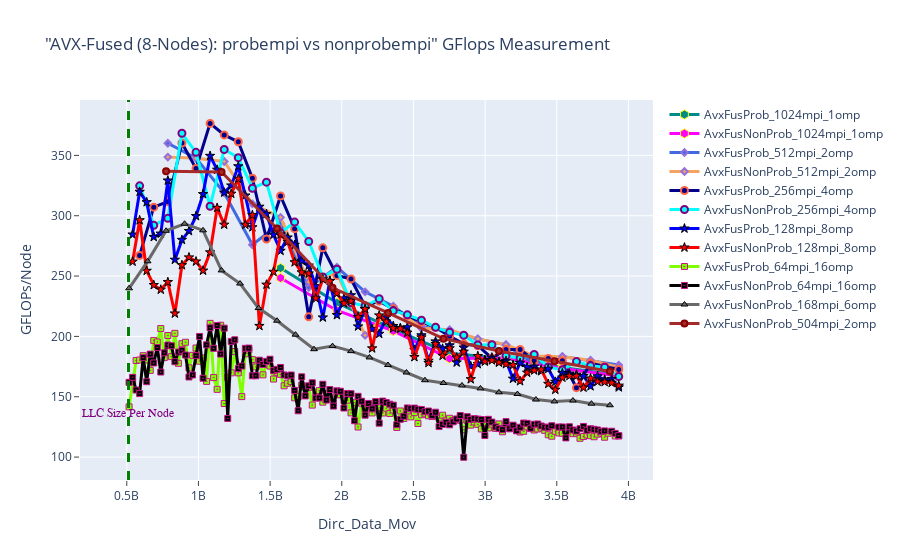

Notebook code cell kept with this figure:
### Markdown cell above
## GFLOPS - AVX-Fused: Probmpi vs Non-Probempim

### Code cell
fig = go.Figure() 

# Case 1
fig.add_trace(go.Scatter(x=(dfn8AvxFusProb_1024mpi_1omp.Dirc_Data_Mov*(dfn8AvxFusProb_1024mpi_1omp.MPI_size/8)), 
                         y=(dfn8AvxFusProb_1024mpi_1omp.GFLOPS*(dfn8AvxFusProb_1024mpi_1omp.MPI_size/8)), 
                         mode='lines+markers', 
                         name='AvxFusProb_1024mpi_1omp',
                         line=dict(color='darkcyan',width=3),
                         marker=dict(symbol='hexagon',size=9, line=dict(color='yellow',width=1))))

fig.add_trace(go.Scatter(x=(dfn8AvxFusNonProb_1024mpi_1omp.Dirc_Data_Mov*(dfn8AvxFusNonProb_1024mpi_1omp.MPI_size/8)), 
                         y=(dfn8AvxFusNonProb_1024mpi_1omp.GFLOPS*(dfn8AvxFusNonProb_1024mpi_1omp.MPI_size/8)), 
                         mode='lines+markers', 
                         name='AvxFusNonProb_1024mpi_1omp',
                         line=dict(color='magenta',width=3),
                         marker=dict(symbol='hexagon',size=9, line=dict(color='yellow',width=1))))


# Case 2
fig.add_trace(go.Scatter(x=(dfn8AvxFusProb_512mpi_2omp.Dirc_Data_Mov*(dfn8AvxFusProb_512mpi_2omp.MPI_size/8)), 
                         y=(dfn8AvxFusProb_512mpi_2omp.GFLOPS*(dfn8AvxFusProb_512mpi_2omp.MPI_size/8)), 
                         mode='lines+markers', 
                         name='AvxFusProb_512mpi_2omp',
                         line=dict(color='royalblue',width=3),
                         marker=dict(symbol='diamond',size=5,line=dict(color='MediumPurple',width=2))))

fig.add_trace(go.Scatter(x=(dfn8AvxFusNonProb_512mpi_2omp.Dirc_Data_Mov*(dfn8AvxFusNonProb_512mpi_2omp.MPI_size/8)), 
                         y=(dfn8AvxFusNonProb_512mpi_2omp.GFLOPS*(dfn8AvxFusNonProb_512mpi_2omp.MPI_size/8)), 
                         mode='lines+markers', 
                         name='AvxFusNonProb_512mpi_2omp',
                         line=dict(color='sandybrown',width=3),
                         marker=dict(symbol='diamond',size=5,line=dict(color='MediumPurple',width=2))))


# Case 3
fig.add_trace(go.Scatter(x=(dfn8AvxFusProb_256mpi_4omp.Dirc_Data_Mov*(dfn8AvxFusProb_256mpi_4omp.MPI_size/8)), 
                         y=(dfn8AvxFusProb_256mpi_4omp.GFLOPS*(dfn8AvxFusProb_256mpi_4omp.MPI_size/8)), 
                         mode='lines+markers', 
                         name='AvxFusProb_256mpi_4omp',
                         line=dict(color='darkblue',width=3),
                         marker=dict(symbol='circle',size=7, line=dict(color='tomato',width=2))))

fig.add_trace(go.Scatter(x=(dfn8AvxFusNonProb_256mpi_4omp.Dirc_Data_Mov*(dfn8AvxFusNonProb_256mpi_4omp.MPI_size/8)), 
                         y=(dfn8AvxFusNonProb_256mpi_4omp.GFLOPS*(dfn8AvxFusNonProb_256mpi_4omp.MPI_size/8)), 
                         mode='lines+markers', 
                         name='AvxFusNonProb_256mpi_4omp',
                         line=dict(color='cyan',width=3),
                         marker=dict(symbol='circle',size=7,line=dict(color='Purple',width=2))))



# Case 4
fig.add_trace(go.Scatter(x=(dfn8AvxFusProb_128mpi_8omp.Dirc_Data_Mov*(dfn8AvxFusProb_128mpi_8omp.MPI_size/8)), 
                         y=(dfn8AvxFusProb_128mpi_8omp.GFLOPS*(dfn8AvxFusProb_128mpi_8omp.MPI_size/8)), 
                         mode='lines+markers', 
                         name='AvxFusProb_128mpi_8omp',
                         line=dict(color='blue',width=3),
                         marker=dict(symbol='star',size=7, line=dict(color='black',width=1))))

fig.add_trace(go.Scatter(x=(dfn8AvxFusNonProb_128mpi_8omp.Dirc_Data_Mov*(dfn8AvxFusNonProb_128mpi_8omp.MPI_size/8)), 
                         y=(dfn8AvxFusNonProb_128mpi_8omp.GFLOPS*(dfn8AvxFusNonProb_128mpi_8omp.MPI_size/8)), 
                         mode='lines+markers', 
                         name='AvxFusNonProb_128mpi_8omp',
                         line=dict(color='red',width=3),
                         marker=dict(symbol='star',size=7, line=dict(color='black',width=1))))


# Case 5
fig.add_trace(go.Scatter(x=(dfn8AvxFusProb_64mpi_16omp.Dirc_Data_Mov*(dfn8AvxFusProb_64mpi_16omp.MPI_size/8)), 
                         y=(dfn8AvxFusProb_64mpi_16omp.GFLOPS*(dfn8AvxFusProb_64mpi_16omp.MPI_size/8)), 
                         mode='lines+markers', 
                         name='AvxFusProb_64mpi_16omp',
                         line=dict(color='chartreuse',width=3),
                         marker=dict(symbol='square-dot',size=6, line=dict(color='mediumvioletred',width=1))))

fig.add_trace(go.Scatter(x=(dfn8AvxFusNonProb_64mpi_16omp.Dirc_Data_Mov*(dfn8AvxFusNonProb_64mpi_16omp.MPI_size/8)), 
                         y=(dfn8AvxFusNonProb_64mpi_16omp.GFLOPS*(dfn8AvxFusNonProb_64mpi_16omp.MPI_size/8)), 
                         mode='lines+markers', 
                         name='AvxFusNonProb_64mpi_16omp',
                         line=dict(color='black',width=3),
                         marker=dict(symbol='square-dot',size=6, line=dict(color='mediumvioletred',width=1))))


# Case 6
fig.add_trace(go.Scatter(x=(dfn8AvxFusProb_32mpi_32omp.Dirc_Data_Mov*(dfn8AvxFusProb_32mpi_32omp.MPI_size/8)), 
                         y=(dfn8AvxFusProb_32mpi_32omp.GFLOPS*(dfn8AvxFusProb_32mpi_32omp.MPI_size/8)), 
                         mode='lines+markers', 
                         name='AvxFusProb_32mpi_32omp',
                         line=dict(color='gold',width=3),
                         marker=dict(symbol='triangle-right',size=6, line=dict(color='black',width=1))))

fig.add_trace(go.Scatter(x=(dfn8AvxFusNonProb_168mpi_6omp.Dirc_Data_Mov*(dfn8AvxFusNonProb_168mpi_6omp.MPI_size/8)), 
                         y=(dfn8AvxFusNonProb_168mpi_6omp.GFLOPS*(dfn8AvxFusNonProb_168mpi_6omp.MPI_size/8)), 
                         mode='lines+markers', 
                         name='AvxFusNonProb_168mpi_6omp',
                         line=dict(color='dimgray',width=3),
                         marker=dict(symbol='triangle-up',size=6, line=dict(color='black',width=1))))



# Case 7
fig.add_trace(go.Scatter(x=(dfn8AvxFusProb_16mpi_64omp.Dirc_Data_Mov*(dfn8AvxFusProb_16mpi_64omp.MPI_size/8)), 
                         y=(dfn8AvxFusProb_16mpi_64omp.GFLOPS*(dfn8AvxFusProb_16mpi_64omp.MPI_size/8)), 
                         mode='lines+markers', 
                         name='AvxFusProb_16mpi_64omp',
                        line=dict(color='magenta',width=3),
                         marker=dict(symbol='hexagon',size=9, line=dict(color='yellow',width=1))))

fig.add_trace(go.Scatter(x=(dfn8AvxFusNonProb_504mpi_2omp.Dirc_Data_Mov*(dfn8AvxFusNonProb_504mpi_2omp.MPI_size/8)), 
                         y=(dfn8AvxFusNonProb_504mpi_2omp.GFLOPS*(dfn8AvxFusNonProb_504mpi_2omp.MPI_size/8)), 
                         mode='lines+markers', 
                         name='AvxFusNonProb_504mpi_2omp',
                         line=dict(color='Brown',width=3),
                         marker=dict(symbol='circle',size=6, line=dict(color='darkred',width=2))))




# Adding a vertical line
fig.add_vline(x=512e6, line_width=3, line_dash="dash", line_color="green")
# fig.add_hline(y=1024, line_width=3, line_dash="dash", line_color="red")

# Add annotation
fig.add_annotation(
    x='512e6'
    , y=130
    , text=f'LLC Size Per Node'
    , yanchor='bottom'
    , showarrow=False
    , arrowhead=1
    , arrowsize=1
    , arrowwidth=2
    , arrowcolor="#636363"
    , ax=-20
    , ay=-30
    , font=dict(size=12, color="purple", family="Sans Serif")
    , align="left"
    ,)

fig.update_layout(title='"AVX-Fused (8-Nodes): probempi vs nonprobempi" GFlops Measurement',
                  xaxis_title='Dirc_Data_Mov', yaxis_title='GFLOPs/Node', 
                  xaxis=dict(ticks="outside"),  
                  yaxis=dict(ticks="outside"))

### Figure 1 — Plotly figure (JSON) as saved in the notebook; plotly's stock layout.template omitted (floating-point values rounded to 4 significant figures; data arrays with more than 128 entries replaced by an {"elided": "..."} marker saying what was removed)
{"data": [{"line": {"color": "darkcyan", "width": 3}, "marker": {"line": {"color": "yellow", "width": 1}, "size": 9, "symbol": "hexagon"}, "mode": "lines+markers", "name": "AvxFusProb_1024mpi_1omp", "type": "scatter", "x": [1572864000, 1966080000, 2359296000, 2752512000, 3145728000, 3538944000, 3932160000], "y": [256.7, 227.9, 206.1, 186.0, 181.5, 174.2, 167.9]}, {"line": {"color": "magenta", "width": 3}, "marker": {"line": {"color": "yellow", "width": 1}, "size": 9, "symbol": "hexagon"}, "mode": "lines+markers", "name": "AvxFusNonProb_1024mpi_1omp", "type": "scatter", "x": [1572864000, 1966080000, 2359296000, 2752512000, 3145728000, 3538944000, 3932160000], "y": [248.4, 221.5, 204.6, 181.6, 182.0, 173.4, 167.2]}, {"line": {"color": "royalblue", "width": 3}, "marker": {"line": {"color": "MediumPurple", "width": 2}, "size": 5, "symbol": "diamond"}, "mode": "lines+markers", "name": "AvxFusProb_512mpi_2omp", "type": "scatter", "x": [786432000, 983040000, 1179648000, 1376256000, 1572864000, 1769472000, 1966080000, 2162688000, 2359296000, 2555904000, 2752512000, 2949120000, 3145728000, 3342336000, 3538944000, 3735552000, 3932160000], "y": [360.0, 347.6, 319.0, 275.9, 293.9, 240.6, 257.3, 237.0, 225.0, 208.1, 204.0, 198.0, 193.0, 177.4, 183.4, 179.5, 176.3]}, {"line": {"color": "sandybrown", "width": 3}, "marker": {"line": {"color": "MediumPurple", "width": 2}, "size": 5, "symbol": "diamond"}, "mode": "lines+markers", "name": "AvxFusNonProb_512mpi_2omp", "type": "scatter", "x": [786432000, 983040000, 1179648000, 1376256000, 1572864000, 1769472000, 1966080000, 2162688000, 2359296000, 2555904000, 2752512000, 2949120000, 3145728000, 3342336000, 3538944000, 3735552000, 3932160000], "y": [348.6, 347.5, 344.9, 309.9, 298.6, 245.1, 252.5, 200.9, 224.2, 206.8, 205.5, 197.9, 193.1, 183.8, 183.2, 180.3, 174.6]}, {"line": {"color": "darkblue", "width": 3}, "marker": {"line": {"color": "tomato", "width": 2}, "size": 7, "symbol": "circle"}, "mode": "lines+markers", "name": "AvxFusProb_256mpi_4omp", "type": "scatter", "x": [589824000, 688128000, 786432000, 884736000, 983040000, 1081344000, 1179648000, 1277952000, 1376256000, 1474560000, 1572864000, 1671168000, 1769472000, 1867776000, 1966080000, 2064384000, 2162688000, 2260992000, 2359296000, 2457600000, 2555904000, 2654208000, 2752512000, 2850816000, 2949120000, 3047424000, 3145728000, 3244032000, 3342336000, 3440640000, 3538944000, 3637248000, 3735552000, 3833856000, 3932160000], "y": [267.1, 307.1, 311.7, 360.2, 339.0, 376.5, 366.9, 361.3, 331.0, 280.7, 316.4, 289.3, 216.2, 273.4, 250.5, 247.6, 225.2, 229.2, 222.8, 217.3, 211.9, 207.6, 200.1, 193.8, 192.3, 182.0, 189.2, 189.1, 180.0, 181.7, 179.8, 157.5, 177.7, 175.1, 172.6]}, {"line": {"color": "cyan", "width": 3}, "marker": {"line": {"color": "Purple", "width": 2}, "size": 7, "symbol": "circle"}, "mode": "lines+markers", "name": "AvxFusNonProb_256mpi_4omp", "type": "scatter", "x": [589824000, 688128000, 786432000, 884736000, 983040000, 1081344000, 1179648000, 1277952000, 1376256000, 1474560000, 1572864000, 1671168000, 1769472000, 1867776000, 1966080000, 2064384000, 2162688000, 2260992000, 2359296000, 2457600000, 2555904000, 2654208000, 2752512000, 2850816000, 2949120000, 3047424000, 3145728000, 3244032000, 3342336000, 3440640000, 3538944000, 3637248000, 3735552000, 3833856000, 3932160000], "y": [324.8, 292.1, 297.9, 368.3, 352.5, 307.8, 354.8, 348.1, 322.8, 327.8, 285.8, 294.7, 278.7, 249.3, 255.7, 227.8, 225.2, 231.2, 221.3, 217.9, 213.4, 207.5, 203.4, 200.9, 192.9, 193.1, 184.0, 182.0, 185.0, 174.7, 172.1, 179.1, 175.6, 174.5, 166.8]}, {"line": {"color": "blue", "width": 3}, "marker": {"line": {"color": "black", "width": 1}, "size": 7, "symbol": "star"}, "mode": "lines+markers", "name": "AvxFusProb_128mpi_8omp", "type": "scatter", "x": [540672000, 589824000, 638976000, 688128000, 737280000, 786432000, 835584000, 884736000, 933888000, 983040000, 1032192000, 1081344000, 1130496000, 1179648000, 1228800000, 1277952000, 1327104000, 1376256000, 1425408000, 1474560000, 1523712000, 1572864000, 1622016000, 1671168000, 1720320000, 1769472000, 1818624000, 1867776000, 1916928000, 1966080000, 2015232000, 2064384000, 2113536000, 2162688000, 2211840000, 2260992000, 2310144000, 2359296000, 2408448000, 2457600000, 2506752000, 2555904000, 2605056000, 2654208000, 2703360000, 2752512000, 2801664000, 2850816000, 2899968000, 2949120000, 2998272000, 3047424000, 3096576000, 3145728000, 3194880000, 3244032000, 3293184000, 3342336000, 3391488000, 3440640000, 3489792000, 3538944000, 3588096000, 3637248000, 3686400000, 3735552000, 3784704000, 3833856000, 3883008000, 3932160000], "y": [284.4, 319.8, 311.2, 282.4, 285.2, 329.2, 263.5, 280.0, 287.3, 299.7, 317.9, 349.6, 338.1, 319.2, 325.1, 341.0, 316.7, 290.5, 307.5, 301.4, 284.3, 270.9, 282.0, 275.8, 262.7, 258.7, 241.6, 215.7, 246.0, 217.7, 231.4, 234.1, 208.3, 222.4, 206.0, 202.1, 215.8, 208.6, 206.9, 207.6, 188.8, 200.9, 179.8, 195.9, 189.8, 192.6, 178.4, 190.7, 175.3, 177.1, 180.4, 182.5, 178.7, 179.8, 165.0, 178.0, 174.5, 175.0, 171.2, 173.1, 162.4, 169.7, 169.2, 168.3, 167.2, 158.7, 167.0, 164.2, 164.7, 157.8]}, {"line": {"color": "red", "width": 3}, "marker": {"line": {"color": "black", "width": 1}, "size": 7, "symbol": "star"}, "mode": "lines+markers", "name": "AvxFusNonProb_128mpi_8omp", "type": "scatter", "x": [540672000, 589824000, 638976000, 688128000, 737280000, 786432000, 835584000, 884736000, 933888000, 983040000, 1032192000, 1081344000, 1130496000, 1179648000, 1228800000, 1277952000, 1327104000, 1376256000, 1425408000, 1474560000, 1523712000, 1572864000, 1622016000, 1671168000, 1720320000, 1769472000, 1818624000, 1867776000, 1916928000, 1966080000, 2015232000, 2064384000, 2113536000, 2162688000, 2211840000, 2260992000, 2310144000, 2359296000, 2408448000, 2457600000, 2506752000, 2555904000, 2605056000, 2654208000, 2703360000, 2752512000, 2801664000, 2850816000, 2899968000, 2949120000, 2998272000, 3047424000, 3096576000, 3145728000, 3194880000, 3244032000, 3293184000, 3342336000, 3391488000, 3440640000, 3489792000, 3538944000, 3588096000, 3637248000, 3686400000, 3735552000, 3784704000, 3833856000, 3883008000, 3932160000], "y": [262.0, 296.3, 254.4, 242.6, 238.7, 245.0, 219.0, 259.0, 265.5, 262.1, 254.5, 269.7, 306.5, 292.6, 318.3, 330.6, 292.5, 300.5, 208.7, 242.9, 253.5, 284.5, 278.3, 261.5, 253.1, 252.1, 231.5, 247.3, 245.8, 235.6, 227.4, 229.3, 215.9, 222.7, 190.1, 217.4, 212.3, 206.7, 206.5, 203.0, 182.9, 199.2, 178.0, 193.7, 184.0, 190.2, 182.4, 187.3, 164.5, 183.7, 179.1, 180.2, 178.3, 177.1, 176.3, 162.9, 169.9, 171.8, 172.5, 160.6, 155.8, 165.9, 167.3, 167.3, 157.6, 165.2, 162.5, 162.3, 161.5, 159.2]}, {"line": {"color": "chartreuse", "width": 3}, "marker": {"line": {"color": "mediumvioletred", "width": 1}, "size": 6, "symbol": "square-dot"}, "mode": "lines+markers", "name": "AvxFusProb_64mpi_16omp", "type": "scatter", "x": {"elided": "139 int values"}, "y": {"elided": "139 float values"}}, {"line": {"color": "black", "width": 3}, "marker": {"line": {"color": "mediumvioletred", "width": 1}, "size": 6, "symbol": "square-dot"}, "mode": "lines+markers", "name": "AvxFusNonProb_64mpi_16omp", "type": "scatter", "x": {"elided": "138 int values"}, "y": {"elided": "138 float values"}}, {"line": {"color": "gold", "width": 3}, "marker": {"line": {"color": "black", "width": 1}, "size": 6, "symbol": "triangle-right"}, "mode": "lines+markers", "name": "AvxFusProb_32mpi_32omp", "type": "scatter", "x": [], "y": []}, {"line": {"color": "dimgray", "width": 3}, "marker": {"line": {"color": "black", "width": 1}, "size": 6, "symbol": "triangle-up"}, "mode": "lines+markers", "name": "AvxFusNonProb_168mpi_6omp", "type": "scatter", "x": [516096000, 645120000, 774144000, 903168000, 1032192000, 1161216000, 1290240000, 1419264000, 1548288000, 1677312000, 1806336000, 1935360000, 2064384000, 2193408000, 2322432000, 2451456000, 2580480000, 2709504000, 2838528000, 2967552000, 3096576000, 3225600000, 3354624000, 3483648000, 3612672000, 3741696000, 3870720000], "y": [239.8, 262.2, 287.5, 293.3, 287.9, 254.7, 243.8, 223.5, 213.0, 201.4, 189.4, 192.0, 187.8, 182.6, 176.3, 170.1, 163.7, 161.4, 159.4, 156.9, 153.6, 152.2, 147.7, 146.1, 146.8, 144.3, 142.9]}, {"line": {"color": "magenta", "width": 3}, "marker": {"line": {"color": "yellow", "width": 1}, "size": 9, "symbol": "hexagon"}, "mode": "lines+markers", "name": "AvxFusProb_16mpi_64omp", "type": "scatter", "x": [], "y": []}, {"line": {"color": "Brown", "width": 3}, "marker": {"line": {"color": "darkred", "width": 2}, "size": 6, "symbol": "circle"}, "mode": "lines+markers", "name": "AvxFusNonProb_504mpi_2omp", "type": "scatter", "x": [774144000, 1161216000, 1548288000, 1935360000, 2322432000, 2709504000, 3096576000, 3483648000, 3870720000], "y": [336.8, 336.3, 289.5, 240.2, 219.4, 198.2, 188.0, 179.5, 170.9]}], "layout": {"annotations": [{"align": "left", "arrowcolor": "#636363", "arrowhead": 1, "arrowsize": 1, "arrowwidth": 2, "ax": -20, "ay": -30, "font": {"color": "purple", "family": "Sans Serif", "size": 12}, "showarrow": false, "text": "LLC Size Per Node", "x": "512e6", "y": 130, "yanchor": "bottom"}], "shapes": [{"line": {"color": "green", "dash": "dash", "width": 3}, "type": "line", "x0": 512000000, "x1": 512000000, "xref": "x", "y0": 0, "y1": 1, "yref": "y domain"}], "title": {"text": "\"AVX-Fused (8-Nodes): probempi vs nonprobempi\" GFlops Measurement"}, "xaxis": {"ticks": "outside", "title": {"text": "Dirc_Data_Mov"}}, "yaxis": {"ticks": "outside", "title": {"text": "GFLOPs/Node"}}}}
